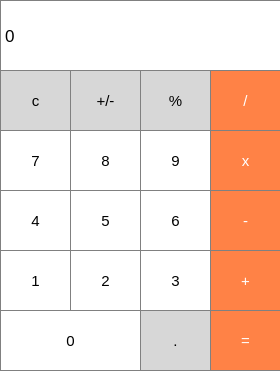
<?xml version="1.0" encoding="UTF-8"?>
<ui version="4.0">
 <class>MainWindow</class>
 <widget class="QMainWindow" name="MainWindow">
  <property name="geometry">
   <rect>
    <x>0</x>
    <y>0</y>
    <width>280</width>
    <height>371</height>
   </rect>
  </property>
  <property name="windowTitle">
   <string>MainWindow</string>
  </property>
  <widget class="QWidget" name="centralwidget">
   <property name="styleSheet">
    <string notr="true">font-size: 15px;</string>
   </property>
   <widget class="QLabel" name="label">
    <property name="geometry">
     <rect>
      <x>0</x>
      <y>0</y>
      <width>281</width>
      <height>71</height>
     </rect>
    </property>
    <property name="styleSheet">
     <string notr="true">QLabel {
  qproperty-alignment: 'AlignVCenter | AlignRight';
  border: 1px solid gray;
  background-color: white;
  color: black;
  font-size: 17px
}</string>
    </property>
    <property name="text">
     <string>0</string>
    </property>
   </widget>
   <widget class="QPushButton" name="clear_button">
    <property name="geometry">
     <rect>
      <x>0</x>
      <y>70</y>
      <width>71</width>
      <height>61</height>
     </rect>
    </property>
    <property name="styleSheet">
     <string notr="true">QPushButton {
  background-color: rgb(215, 215, 215);
  border: 1px solid gray;
  color: black
}
QPushButton:pressed {
    background-color: qlineargradient(x1: 0, y1: 0, x2: 0, y2: 1,
                                      stop: 0 #BEBEBE, stop: 1 #D7D7D7);
}</string>
    </property>
    <property name="text">
     <string>c</string>
    </property>
   </widget>
   <widget class="QPushButton" name="plus_minus_button">
    <property name="geometry">
     <rect>
      <x>70</x>
      <y>70</y>
      <width>71</width>
      <height>61</height>
     </rect>
    </property>
    <property name="styleSheet">
     <string notr="true">QPushButton {
  background-color: rgb(215, 215, 215);
  border: 1px solid gray;
  color: black
}
QPushButton:pressed {
    background-color: qlineargradient(x1: 0, y1: 0, x2: 0, y2: 1,
                                      stop: 0 #BEBEBE, stop: 1 #D7D7D7);
}</string>
    </property>
    <property name="text">
     <string>+/-</string>
    </property>
   </widget>
   <widget class="QPushButton" name="percent_button">
    <property name="geometry">
     <rect>
      <x>140</x>
      <y>70</y>
      <width>71</width>
      <height>61</height>
     </rect>
    </property>
    <property name="styleSheet">
     <string notr="true">QPushButton {
  background-color: rgb(215, 215, 215);
  border: 1px solid gray;
  color: black
}
QPushButton:pressed {
    background-color: qlineargradient(x1: 0, y1: 0, x2: 0, y2: 1,
                                      stop: 0 #BEBEBE, stop: 1 #D7D7D7);
}</string>
    </property>
    <property name="text">
     <string>%</string>
    </property>
   </widget>
   <widget class="QPushButton" name="divide_button">
    <property name="geometry">
     <rect>
      <x>210</x>
      <y>70</y>
      <width>71</width>
      <height>61</height>
     </rect>
    </property>
    <property name="styleSheet">
     <string notr="true">/* (Orange buttons) Operations Buttons Stylesheet */
QPushButton {
  background-color: rgb(255, 130, 70);
  color: white; 
  border: 1px solid gray;
}

QPushButton:pressed {
    background-color: qlineargradient(x1: 0, y1: 0, x2: 0, y2: 1,
                                      stop: 0 #FF7832, stop: 1 #FF9739);
}
</string>
    </property>
    <property name="text">
     <string>/</string>
    </property>
   </widget>
   <widget class="QPushButton" name="multiply_button">
    <property name="geometry">
     <rect>
      <x>210</x>
      <y>130</y>
      <width>71</width>
      <height>61</height>
     </rect>
    </property>
    <property name="styleSheet">
     <string notr="true">/* (Orange buttons) Operations Buttons Stylesheet */
QPushButton {
  background-color: rgb(255, 130, 70);
  color: white; 
  border: 1px solid gray;
}

QPushButton:pressed {
    background-color: qlineargradient(x1: 0, y1: 0, x2: 0, y2: 1,
                                      stop: 0 #FF7832, stop: 1 #FF9739);
}
</string>
    </property>
    <property name="text">
     <string>x</string>
    </property>
   </widget>
   <widget class="QPushButton" name="button_9">
    <property name="geometry">
     <rect>
      <x>140</x>
      <y>130</y>
      <width>71</width>
      <height>61</height>
     </rect>
    </property>
    <property name="styleSheet">
     <string notr="true">QPushButton {
     border: 1px solid gray;
     background-color: white;
     color: black;

}

QPushButton:pressed {
      background-color: qlineargradient(x1: 0, y1: 0, x2: 0, y2: 1,
                                      stop: 0 #dadbde, stop: 1 #f6f7fa);
}
</string>
    </property>
    <property name="text">
     <string>9</string>
    </property>
   </widget>
   <widget class="QPushButton" name="button_8">
    <property name="geometry">
     <rect>
      <x>70</x>
      <y>130</y>
      <width>71</width>
      <height>61</height>
     </rect>
    </property>
    <property name="styleSheet">
     <string notr="true">QPushButton {
     border: 1px solid gray;
     background-color: white;
     color: black;

}

QPushButton:pressed {
      background-color: qlineargradient(x1: 0, y1: 0, x2: 0, y2: 1,
                                      stop: 0 #dadbde, stop: 1 #f6f7fa);
}
</string>
    </property>
    <property name="text">
     <string>8</string>
    </property>
   </widget>
   <widget class="QPushButton" name="button_7">
    <property name="geometry">
     <rect>
      <x>0</x>
      <y>130</y>
      <width>71</width>
      <height>61</height>
     </rect>
    </property>
    <property name="styleSheet">
     <string notr="true">QPushButton {
     border: 1px solid gray;
     background-color: white;
     color: black;

}

QPushButton:pressed {
      background-color: qlineargradient(x1: 0, y1: 0, x2: 0, y2: 1,
                                      stop: 0 #dadbde, stop: 1 #f6f7fa);
}
</string>
    </property>
    <property name="text">
     <string>7</string>
    </property>
   </widget>
   <widget class="QPushButton" name="minus_button">
    <property name="geometry">
     <rect>
      <x>210</x>
      <y>190</y>
      <width>71</width>
      <height>61</height>
     </rect>
    </property>
    <property name="styleSheet">
     <string notr="true">/* (Orange buttons) Operations Buttons Stylesheet */
QPushButton {
  background-color: rgb(255, 130, 70);
  color: white; 
  border: 1px solid gray;
}

QPushButton:pressed {
    background-color: qlineargradient(x1: 0, y1: 0, x2: 0, y2: 1,
                                      stop: 0 #FF7832, stop: 1 #FF9739);
}
</string>
    </property>
    <property name="text">
     <string>-</string>
    </property>
   </widget>
   <widget class="QPushButton" name="button_6">
    <property name="geometry">
     <rect>
      <x>140</x>
      <y>190</y>
      <width>71</width>
      <height>61</height>
     </rect>
    </property>
    <property name="styleSheet">
     <string notr="true">QPushButton {
     border: 1px solid gray;
     background-color: white;
     color: black;

}

QPushButton:pressed {
      background-color: qlineargradient(x1: 0, y1: 0, x2: 0, y2: 1,
                                      stop: 0 #dadbde, stop: 1 #f6f7fa);
}
</string>
    </property>
    <property name="text">
     <string>6</string>
    </property>
   </widget>
   <widget class="QPushButton" name="button_4">
    <property name="geometry">
     <rect>
      <x>0</x>
      <y>190</y>
      <width>71</width>
      <height>61</height>
     </rect>
    </property>
    <property name="styleSheet">
     <string notr="true">QPushButton {
     border: 1px solid gray;
     background-color: white;
     color: black;

}

QPushButton:pressed {
      background-color: qlineargradient(x1: 0, y1: 0, x2: 0, y2: 1,
                                      stop: 0 #dadbde, stop: 1 #f6f7fa);
}
</string>
    </property>
    <property name="text">
     <string>4</string>
    </property>
   </widget>
   <widget class="QPushButton" name="plus_button">
    <property name="geometry">
     <rect>
      <x>210</x>
      <y>250</y>
      <width>71</width>
      <height>61</height>
     </rect>
    </property>
    <property name="styleSheet">
     <string notr="true">/* (Orange buttons) Operations Buttons Stylesheet */
QPushButton {
  background-color: rgb(255, 130, 70);
  color: white; 
  border: 1px solid gray;
}

QPushButton:pressed {
    background-color: qlineargradient(x1: 0, y1: 0, x2: 0, y2: 1,
                                      stop: 0 #FF7832, stop: 1 #FF9739);
}
</string>
    </property>
    <property name="text">
     <string>+</string>
    </property>
   </widget>
   <widget class="QPushButton" name="button_3">
    <property name="geometry">
     <rect>
      <x>140</x>
      <y>250</y>
      <width>71</width>
      <height>61</height>
     </rect>
    </property>
    <property name="styleSheet">
     <string notr="true">QPushButton {
     border: 1px solid gray;
     background-color: white;
     color: black;

}

QPushButton:pressed {
      background-color: qlineargradient(x1: 0, y1: 0, x2: 0, y2: 1,
                                      stop: 0 #dadbde, stop: 1 #f6f7fa);
}
</string>
    </property>
    <property name="text">
     <string>3</string>
    </property>
   </widget>
   <widget class="QPushButton" name="button_2">
    <property name="geometry">
     <rect>
      <x>70</x>
      <y>250</y>
      <width>71</width>
      <height>61</height>
     </rect>
    </property>
    <property name="styleSheet">
     <string notr="true">QPushButton {
     border: 1px solid gray;
     background-color: white;
     color: black;

}

QPushButton:pressed {
      background-color: qlineargradient(x1: 0, y1: 0, x2: 0, y2: 1,
                                      stop: 0 #dadbde, stop: 1 #f6f7fa);
}
</string>
    </property>
    <property name="text">
     <string>2</string>
    </property>
   </widget>
   <widget class="QPushButton" name="button_1">
    <property name="geometry">
     <rect>
      <x>0</x>
      <y>250</y>
      <width>71</width>
      <height>61</height>
     </rect>
    </property>
    <property name="styleSheet">
     <string notr="true">QPushButton {
     border: 1px solid gray;
     background-color: white;
     color: black;

}

QPushButton:pressed {
      background-color: qlineargradient(x1: 0, y1: 0, x2: 0, y2: 1,
                                      stop: 0 #dadbde, stop: 1 #f6f7fa);
}
</string>
    </property>
    <property name="text">
     <string>1</string>
    </property>
   </widget>
   <widget class="QPushButton" name="decimal_button">
    <property name="geometry">
     <rect>
      <x>140</x>
      <y>310</y>
      <width>71</width>
      <height>61</height>
     </rect>
    </property>
    <property name="styleSheet">
     <string notr="true">QPushButton {
  background-color: rgb(215, 215, 215);
  border: 1px solid gray;
  color: black
}
QPushButton:pressed {
    background-color: qlineargradient(x1: 0, y1: 0, x2: 0, y2: 1,
                                      stop: 0 #BEBEBE, stop: 1 #D7D7D7);
}</string>
    </property>
    <property name="text">
     <string>.</string>
    </property>
   </widget>
   <widget class="QPushButton" name="button_0">
    <property name="geometry">
     <rect>
      <x>0</x>
      <y>310</y>
      <width>141</width>
      <height>61</height>
     </rect>
    </property>
    <property name="styleSheet">
     <string notr="true">QPushButton {
     border: 1px solid gray;
     background-color: white;
     color: black;

}

QPushButton:pressed {
      background-color: qlineargradient(x1: 0, y1: 0, x2: 0, y2: 1,
                                      stop: 0 #dadbde, stop: 1 #f6f7fa);
}
</string>
    </property>
    <property name="text">
     <string>0</string>
    </property>
   </widget>
   <widget class="QPushButton" name="equal_button">
    <property name="geometry">
     <rect>
      <x>210</x>
      <y>310</y>
      <width>71</width>
      <height>61</height>
     </rect>
    </property>
    <property name="styleSheet">
     <string notr="true">/* (Orange buttons) Operations Buttons Stylesheet */
QPushButton {
  background-color: rgb(255, 130, 70);
  color: white; 
  border: 1px solid gray;
}

QPushButton:pressed {
    background-color: qlineargradient(x1: 0, y1: 0, x2: 0, y2: 1,
                                      stop: 0 #FF7832, stop: 1 #FF9739);
}
</string>
    </property>
    <property name="text">
     <string>=</string>
    </property>
   </widget>
   <widget class="QPushButton" name="button_5">
    <property name="geometry">
     <rect>
      <x>70</x>
      <y>190</y>
      <width>71</width>
      <height>61</height>
     </rect>
    </property>
    <property name="styleSheet">
     <string notr="true">QPushButton {
     border: 1px solid gray;
     background-color: white;
     color: black;

}

QPushButton:pressed {
      background-color: qlineargradient(x1: 0, y1: 0, x2: 0, y2: 1,
                                      stop: 0 #dadbde, stop: 1 #f6f7fa);
}
</string>
    </property>
    <property name="text">
     <string>5</string>
    </property>
   </widget>
  </widget>
 </widget>
 <resources/>
 <connections/>
</ui>
